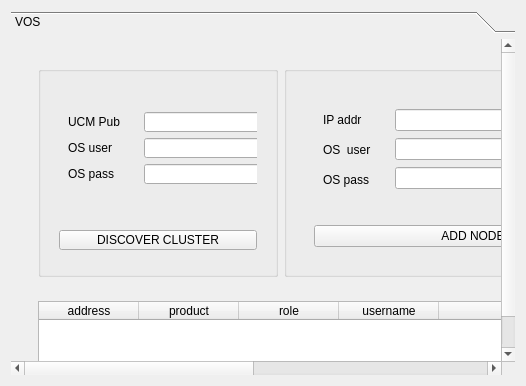
     <widget class="QWidget" name="tab_cli">
      <attribute name="title">
       <string>Platform</string>
      </attribute>
      <layout class="QHBoxLayout" name="horizontalLayout_12">
       <item>
        <widget class="QToolBox" name="toolBox">
         <property name="currentIndex">
          <number>0</number>
         </property>
         <widget class="QWidget" name="page_VOS">
          <property name="geometry">
           <rect>
            <x>0</x>
            <y>0</y>
            <width>1308</width>
            <height>650</height>
           </rect>
          </property>
          <attribute name="label">
           <string>VOS</string>
          </attribute>
          <layout class="QHBoxLayout" name="horizontalLayout_30">
           <item>
            <widget class="QWidget" name="widget_30" native="true">
             <property name="sizePolicy">
              <sizepolicy hsizetype="Preferred" vsizetype="Preferred">
               <horstretch>0</horstretch>
               <verstretch>0</verstretch>
              </sizepolicy>
             </property>
             <property name="minimumSize">
              <size>
               <width>660</width>
               <height>0</height>
              </size>
             </property>
             <property name="maximumSize">
              <size>
               <width>600</width>
               <height>169865</height>
              </size>
             </property>
             <layout class="QVBoxLayout" name="verticalLayout_10">
              <item>
               <widget class="QWidget" name="widget_25" native="true">
                <property name="sizePolicy">
                 <sizepolicy hsizetype="Expanding" vsizetype="Fixed">
                  <horstretch>0</horstretch>
                  <verstretch>0</verstretch>
                 </sizepolicy>
                </property>
                <layout class="QHBoxLayout" name="horizontalLayout_8">
                 <item>
                  <widget class="QGroupBox" name="groupBox">
                   <property name="sizePolicy">
                    <sizepolicy hsizetype="Fixed" vsizetype="Minimum">
                     <horstretch>0</horstretch>
                     <verstretch>0</verstretch>
                    </sizepolicy>
                   </property>
                   <property name="minimumSize">
                    <size>
                     <width>240</width>
                     <height>0</height>
                    </size>
                   </property>
                   <property name="maximumSize">
                    <size>
                     <width>230</width>
                     <height>16777215</height>
                    </size>
                   </property>
                   <property name="palette">
                    <palette>
                     <active>
                      <colorrole role="Text">
                       <brush brushstyle="SolidPattern">
                        <color alpha="255">
                         <red>0</red>
                         <green>0</green>
                         <blue>0</blue>
                        </color>
                       </brush>
                      </colorrole>
                     </active>
                     <inactive>
                      <colorrole role="Text">
                       <brush brushstyle="SolidPattern">
                        <color alpha="255">
                         <red>0</red>
                         <green>0</green>
                         <blue>0</blue>
                        </color>
                       </brush>
                      </colorrole>
                     </inactive>
                     <disabled>
                      <colorrole role="Text">
                       <brush brushstyle="SolidPattern">
                        <color alpha="255">
                         <red>120</red>
                         <green>120</green>
                         <blue>120</blue>
                        </color>
                       </brush>
                      </colorrole>
                     </disabled>
                    </palette>
                   </property>
                   <layout class="QVBoxLayout" name="verticalLayout_8">
                    <item>
                     <widget class="QWidget" name="widget_24" native="true">
                      <property name="sizePolicy">
                       <sizepolicy hsizetype="Preferred" vsizetype="Preferred">
                        <horstretch>0</horstretch>
                        <verstretch>0</verstretch>
                       </sizepolicy>
                      </property>
                      <property name="maximumSize">
                       <size>
                        <width>16777215</width>
                        <height>108</height>
                       </size>
                      </property>
                      <layout class="QHBoxLayout" name="horizontalLayout">
                       <item>
                        <widget class="QWidget" name="widget_15" native="true">
                         <layout class="QVBoxLayout" name="verticalLayout_18">
                          <item>
                           <widget class="QLabel" name="UCMPub_Label">
                            <property name="text">
                             <string>UCM Pub</string>
                            </property>
                           </widget>
                          </item>
                          <item>
                           <widget class="QLabel" name="UCMPubCLI_username_label">
                            <property name="text">
                             <string>OS user</string>
                            </property>
                           </widget>
                          </item>
                          <item>
                           <widget class="QLabel" name="label_22">
                            <property name="text">
                             <string>OS pass</string>
                            </property>
                           </widget>
                          </item>
                         </layout>
                        </widget>
                       </item>
                       <item>
                        <widget class="QWidget" name="widget_19" native="true">
                         <layout class="QVBoxLayout" name="verticalLayout_6">
                          <item>
                           <widget class="QLineEdit" name="UCMPub_IP_CLI_line">
                            <property name="sizePolicy">
                             <sizepolicy hsizetype="Expanding" vsizetype="Fixed">
                              <horstretch>0</horstretch>
                              <verstretch>0</verstretch>
                             </sizepolicy>
                            </property>
                            <property name="minimumSize">
                             <size>
                              <width>117</width>
                              <height>17</height>
                             </size>
                            </property>
                            <property name="maximumSize">
                             <size>
                              <width>23</width>
                              <height>16777215</height>
                             </size>
                            </property>
                            <property name="text">
                             <string/>
                            </property>
                           </widget>
                          </item>
                          <item>
                           <widget class="QLineEdit" name="UCMPub_Username_CLI_line">
                            <property name="minimumSize">
                             <size>
                              <width>117</width>
                              <height>17</height>
                             </size>
                            </property>
                            <property name="maximumSize">
                             <size>
                              <width>125</width>
                              <height>16777215</height>
                             </size>
                            </property>
                            <property name="text">
                             <string/>
                            </property>
                           </widget>
                          </item>
                          <item>
                           <widget class="QLineEdit" name="UCMPub_Password_CLI_line">
                            <property name="minimumSize">
                             <size>
                              <width>117</width>
                              <height>17</height>
                             </size>
                            </property>
                            <property name="maximumSize">
                             <size>
                              <width>125</width>
                              <height>16777215</height>
                             </size>
                            </property>
                            <property name="text">
                             <string/>
                            </property>
                            <property name="echoMode">
                             <enum>QLineEdit::Password</enum>
                            </property>
                           </widget>
                          </item>
                         </layout>
                        </widget>
                       </item>
                      </layout>
                      <zorder>widget_19</zorder>
                      <zorder>widget_15</zorder>
                     </widget>
                    </item>
                    <item>
                     <widget class="QWidget" name="widget_10" native="true">
                      <property name="maximumSize">
                       <size>
                        <width>16777215</width>
                        <height>30</height>
                       </size>
                      </property>
                      <layout class="QVBoxLayout" name="verticalLayout_15">
                       <item>
                        <widget class="QPushButton" name="pushButton_discover_nodes_UCM">
                         <property name="sizePolicy">
                          <sizepolicy hsizetype="Minimum" vsizetype="Fixed">
                           <horstretch>0</horstretch>
                           <verstretch>0</verstretch>
                          </sizepolicy>
                         </property>
                         <property name="minimumSize">
                          <size>
                           <width>20</width>
                           <height>20</height>
                          </size>
                         </property>
                         <property name="maximumSize">
                          <size>
                           <width>16777215</width>
                           <height>16777215</height>
                          </size>
                         </property>
                         <property name="layoutDirection">
                          <enum>Qt::LeftToRight</enum>
                         </property>
                         <property name="autoFillBackground">
                          <bool>true</bool>
                         </property>
                         <property name="text">
                          <string>DISCOVER CLUSTER</string>
                         </property>
                        </widget>
                       </item>
                      </layout>
                     </widget>
                    </item>
                   </layout>
                  </widget>
                 </item>
                 <item>
                  <widget class="QGroupBox" name="groupBox_2">
                   <property name="minimumSize">
                    <size>
                     <width>0</width>
                     <height>0</height>
                    </size>
                   </property>
                   <layout class="QVBoxLayout" name="verticalLayout_9">
                    <item>
                     <widget class="QWidget" name="widget_7" native="true">
                      <layout class="QVBoxLayout" name="verticalLayout_13">
                       <item>
                        <widget class="QWidget" name="widget_9" native="true">
                         <layout class="QHBoxLayout" name="horizontalLayout_9">
                          <item>
                           <widget class="QWidget" name="widget_16" native="true">
                            <layout class="QVBoxLayout" name="verticalLayout_19">
                             <item>
                              <widget class="QLabel" name="UCMPub_Label_2">
                               <property name="text">
                                <string>IP addr</string>
                               </property>
                              </widget>
                             </item>
                             <item>
                              <widget class="QLabel" name="UCMPubCLI_username_label_2">
                               <property name="text">
                                <string>OS  user</string>
                               </property>
                              </widget>
                             </item>
                             <item>
                              <widget class="QLabel" name="label_23">
                               <property name="text">
                                <string>OS pass</string>
                               </property>
                              </widget>
                             </item>
                            </layout>
                           </widget>
                          </item>
                          <item>
                           <widget class="QWidget" name="widget_20" native="true">
                            <property name="minimumSize">
                             <size>
                              <width>130</width>
                              <height>0</height>
                             </size>
                            </property>
                            <property name="palette">
                             <palette>
                              <active>
                               <colorrole role="Text">
                                <brush brushstyle="SolidPattern">
                                 <color alpha="255">
                                  <red>0</red>
                                  <green>0</green>
                                  <blue>0</blue>
                                 </color>
                                </brush>
                               </colorrole>
                              </active>
                              <inactive>
                               <colorrole role="Text">
                                <brush brushstyle="SolidPattern">
                                 <color alpha="255">
                                  <red>0</red>
                                  <green>0</green>
                                  <blue>0</blue>
                                 </color>
                                </brush>
                               </colorrole>
                              </inactive>
                              <disabled>
                               <colorrole role="Text">
                                <brush brushstyle="SolidPattern">
                                 <color alpha="255">
                                  <red>120</red>
                                  <green>120</green>
                                  <blue>120</blue>
                                 </color>
                                </brush>
                               </colorrole>
                              </disabled>
                             </palette>
                            </property>
                            <layout class="QVBoxLayout" name="verticalLayout_7">
                             <item>
                              <widget class="QLineEdit" name="UCMPub_IP_CLI_line_2">
                               <property name="minimumSize">
                                <size>
                                 <width>110</width>
                                 <height>17</height>
                                </size>
                               </property>
                               <property name="maximumSize">
                                <size>
                                 <width>125</width>
                                 <height>16777215</height>
                                </size>
                               </property>
                               <property name="text">
                                <string/>
                               </property>
                              </widget>
                             </item>
                             <item>
                              <widget class="QLineEdit" name="UCMPub_Username_CLI_line_2">
                               <property name="minimumSize">
                                <size>
                                 <width>110</width>
                                 <height>17</height>
                                </size>
                               </property>
                               <property name="maximumSize">
                                <size>
                                 <width>125</width>
                                 <height>16777215</height>
                                </size>
                               </property>
                               <property name="text">
                                <string/>
                               </property>
                              </widget>
                             </item>
                             <item>
                              <widget class="QLineEdit" name="UCMPub_Password_CLI_line_2">
                               <property name="minimumSize">
                                <size>
                                 <width>110</width>
                                 <height>17</height>
                                </size>
                               </property>
                               <property name="maximumSize">
                                <size>
                                 <width>125</width>
                                 <height>16777215</height>
                                </size>
                               </property>
                               <property name="text">
                                <string/>
                               </property>
                               <property name="echoMode">
                                <enum>QLineEdit::Password</enum>
                               </property>
                              </widget>
                             </item>
                            </layout>
                           </widget>
                          </item>
                          <item>
                           <widget class="QWidget" name="widget_8" native="true">
                            <layout class="QVBoxLayout" name="verticalLayout_14">
                             <item>
                              <widget class="QWidget" name="widget_26" native="true">
                               <layout class="QHBoxLayout" name="horizontalLayout_2">
                                <item>
                                 <widget class="QRadioButton" name="radioButton_vos_sub">
                                  <property name="text">
                                   <string>Sub</string>
                                  </property>
                                  <property name="checked">
                                   <bool>true</bool>
                                  </property>
                                 </widget>
                                </item>
                                <item>
                                 <widget class="QRadioButton" name="radioButton_vos_pub">
                                  <property name="text">
                                   <string>Pub</string>
                                  </property>
                                  <property name="checked">
                                   <bool>false</bool>
                                  </property>
                                 </widget>
                                </item>
                               </layout>
                              </widget>
                             </item>
                             <item>
                              <widget class="QWidget" name="widget_21" native="true">
                               <property name="minimumSize">
                                <size>
                                 <width>0</width>
                                 <height>38</height>
                                </size>
                               </property>
                               <layout class="QHBoxLayout" name="horizontalLayout_10">
                                <item>
                                 <widget class="QLabel" name="label_product_vos_gen">
                                  <property name="text">
                                   <string>Product</string>
                                  </property>
                                 </widget>
                                </item>
                                <item>
                                 <widget class="QComboBox" name="comboBox_product_vos_gen">
                                  <item>
                                   <property name="text">
                                    <string>UCM</string>
                                   </property>
                                  </item>
                                  <item>
                                   <property name="text">
                                    <string>IMP</string>
                                   </property>
                                  </item>
                                  <item>
                                   <property name="text">
                                    <string>CUC</string>
                                   </property>
                                  </item>
                                  <item>
                                   <property name="text">
                                    <string>CER</string>
                                   </property>
                                  </item>
                                 </widget>
                                </item>
                               </layout>
                              </widget>
                             </item>
                            </layout>
                            <zorder>widget_21</zorder>
                            <zorder>widget_26</zorder>
                           </widget>
                          </item>
                         </layout>
                        </widget>
                       </item>
                       <item>
                        <widget class="QWidget" name="widget_27" native="true">
                         <property name="minimumSize">
                          <size>
                           <width>0</width>
                           <height>38</height>
                          </size>
                         </property>
                         <layout class="QHBoxLayout" name="horizontalLayout_11">
                          <item>
                           <widget class="QPushButton" name="pushButton_add_node">
                            <property name="text">
                             <string>ADD NODE</string>
                            </property>
                           </widget>
                          </item>
                         </layout>
                        </widget>
                       </item>
                      </layout>
                     </widget>
                    </item>
                   </layout>
                  </widget>
                 </item>
                </layout>
               </widget>
              </item>
              <item>
               <widget class="QWidget" name="widget_46" native="true">
                <property name="minimumSize">
                 <size>
                  <width>621</width>
                  <height>0</height>
                 </size>
                </property>
                <layout class="QVBoxLayout" name="verticalLayout_17">
                 <item>
                  <widget class="QTableWidget" name="tableWidget_ucm_cluster_cli">
                   <property name="alternatingRowColors">
                    <bool>false</bool>
                   </property>
                   <property name="selectionBehavior">
                    <enum>QAbstractItemView::SelectRows</enum>
                   </property>
                   <property name="showGrid">
                    <bool>false</bool>
                   </property>
                   <property name="sortingEnabled">
                    <bool>true</bool>
                   </property>
                   <property name="columnCount">
                    <number>5</number>
                   </property>
                   <attribute name="horizontalHeaderCascadingSectionResizes">
                    <bool>false</bool>
                   </attribute>
                   <attribute name="horizontalHeaderHighlightSections">
                    <bool>true</bool>
                   </attribute>
                   <attribute name="horizontalHeaderStretchLastSection">
                    <bool>true</bool>
                   </attribute>
                   <attribute name="verticalHeaderHighlightSections">
                    <bool>true</bool>
                   </attribute>
                   <column>
                    <property name="text">
                     <string>address</string>
                    </property>
                   </column>
                   <column>
                    <property name="text">
                     <string>product</string>
                    </property>
                   </column>
                   <column>
                    <property name="text">
                     <string>role</string>
                    </property>
                   </column>
                   <column>
                    <property name="text">
                     <string>username</string>
                    </property>
                   </column>
                   <column>
                    <property name="text">
                     <string>password</string>
                    </property>
                   </column>
                  </widget>
                 </item>
                </layout>
               </widget>
              </item>
             </layout>
             <zorder>widget_46</zorder>
             <zorder>widget_25</zorder>
            </widget>
           </item>
           <item>
            <widget class="QWidget" name="widget_47" native="true">
             <layout class="QVBoxLayout" name="verticalLayout_12">
              <item>
               <widget class="QWidget" name="widget_49" native="true">
                <property name="minimumSize">
                 <size>
                  <width>0</width>
                  <height>0</height>
                 </size>
                </property>
                <layout class="QVBoxLayout" name="verticalLayout_20">
                 <item>
                  <widget class="QWidget" name="widget_50" native="true">
                   <property name="minimumSize">
                    <size>
                     <width>0</width>
                     <height>50</height>
                    </size>
                   </property>
                   <property name="maximumSize">
                    <size>
                     <width>16777215</width>
                     <height>16777215</height>
                    </size>
                   </property>
                   <layout class="QHBoxLayout" name="horizontalLayout_5">
                    <item>
                     <widget class="QPushButton" name="pushButton_execute_cli_ucm">
                      <property name="sizePolicy">
                       <sizepolicy hsizetype="Preferred" vsizetype="Fixed">
                        <horstretch>0</horstretch>
                        <verstretch>0</verstretch>
                       </sizepolicy>
                      </property>
                      <property name="text">
                       <string>START</string>
                      </property>
                     </widget>
                    </item>
                    <item>
                     <widget class="QPushButton" name="pushButton_stop_cli_ucm">
                      <property name="text">
                       <string>STOP</string>
                      </property>
                     </widget>
                    </item>
                    <item>
                     <widget class="QPushButton" name="pushButton_refresh_cli_ucm">
                      <property name="text">
                       <string>REFRESH</string>
                      </property>
                     </widget>
                    </item>
                   </layout>
                  </widget>
                 </item>
                 <item>
                  <widget class="QTreeWidget" name="treeWidget_ucm_cli">
                   <property name="toolTip">
                    <string/>
                   </property>
                   <property name="statusTip">
                    <string notr="true"/>
                   </property>
                   <property name="autoExpandDelay">
                    <number>0</number>
                   </property>
                   <column>
                    <property name="text">
                     <string>CLI Commands</string>
                    </property>
                   </column>
                  </widget>
                 </item>
                </layout>
               </widget>
              </item>
             </layout>
            </widget>
           </item>
          </layout>
         </widget>
        </widget>
       </item>
      </layout>
     </widget>
